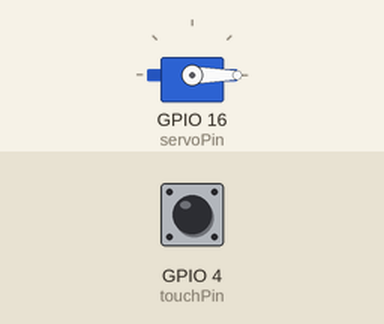
This sketch was run on a simulated ESP32. Parts: servo. The inputs (shaded band) are chosen by the test bench; at power-on: GPIO 4 (touchPin) LOW.

Above: at 1.2 s.
1.3 s: GPIO 4 (touchPin) pulled HIGH for 0.15 s
At 1.38 s:
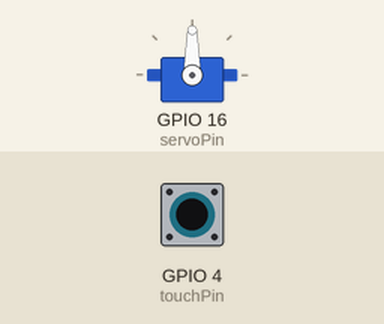
2.9 s: GPIO 4 (touchPin) pulled HIGH for 3.2 s
At 7.3 s:
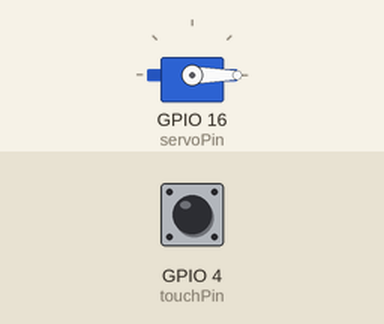
Timing chart, 0 to 8.8 s (numbered marks = the images above; inputs shaded):
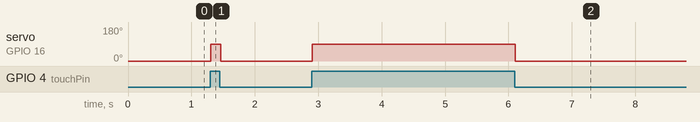

The sketch:

sketch_may31a.ino
```cpp
#include <ESP32Servo.h>

Servo myServo;

const int touchPin = 4;   // Touch sensor digital output
const int servoPin = 16
;  // Servo signal pin

void setup() {
  pinMode(touchPin, INPUT);

  myServo.attach(servoPin);
  myServo.write(0);  // Start at 0°
}

void loop() {
  if (digitalRead(touchPin) == HIGH) {
    myServo.write(90);   // Move to 90°
  } else {
    myServo.write(0);    // Return to 0°
  }

  delay(20);
}
```

Measured:
- after the input at 1.3 s, servo on GPIO 16 (servoPin): 0° → 90° at once, → 0° 0.16 s later
- after the input at 2.9 s, servo on GPIO 16 (servoPin): 0° → 90° at once, → 0° 3.2 s later
